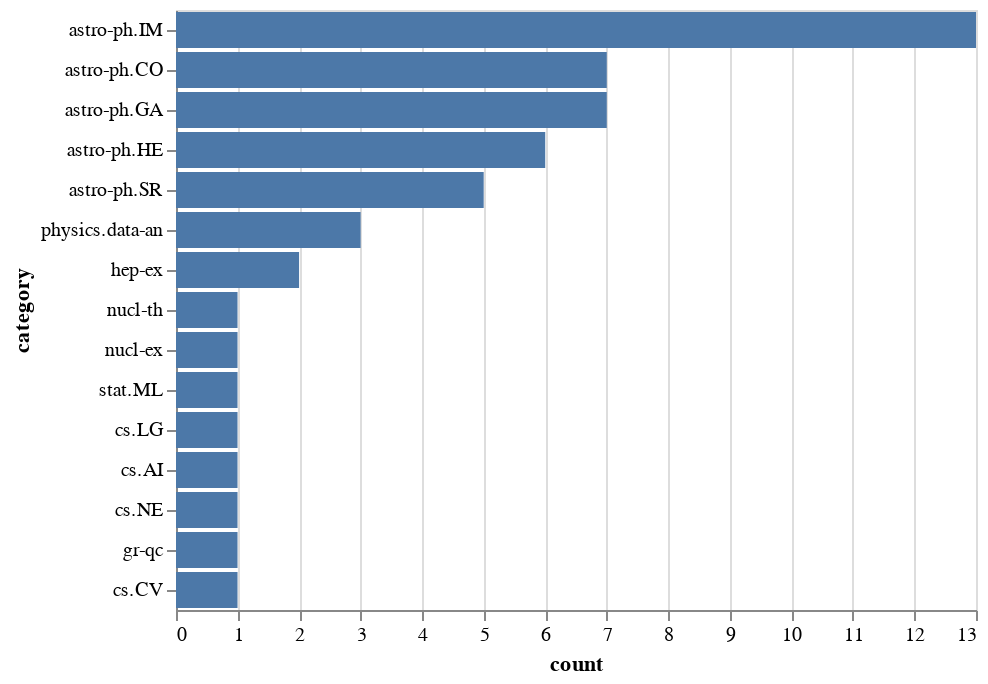

Notebook cell for this chart:
### Code cell
data = pd.DataFrame(one_gram_category, columns=["category", "count"])

alt.Chart(data).mark_bar().encode(
    x='count',
    y=alt.Y('category', sort=alt.SortField(field="freq", op="sum", order="ascending")), 
)

### Figure 1 — Vega-Lite specification as saved in the notebook (floating-point values rounded to 4 significant figures)
{"$schema": "https://vega.github.io/schema/vega-lite/v2.4.3.json", "config": {"view": {"height": 300, "width": 400}}, "data": {"values": [{"category": "astro-ph.IM", "count": 13}, {"category": "astro-ph.CO", "count": 7}, {"category": "astro-ph.GA", "count": 7}, {"category": "astro-ph.HE", "count": 6}, {"category": "astro-ph.SR", "count": 5}, {"category": "physics.data-an", "count": 3}, {"category": "hep-ex", "count": 2}, {"category": "nucl-th", "count": 1}, {"category": "nucl-ex", "count": 1}, {"category": "stat.ML", "count": 1}, {"category": "cs.LG", "count": 1}, {"category": "cs.AI", "count": 1}, {"category": "cs.NE", "count": 1}, {"category": "gr-qc", "count": 1}, {"category": "cs.CV", "count": 1}]}, "encoding": {"x": {"field": "count", "type": "quantitative"}, "y": {"field": "category", "sort": {"field": "freq", "op": "sum", "order": "ascending"}, "type": "nominal"}}, "mark": "bar"}
